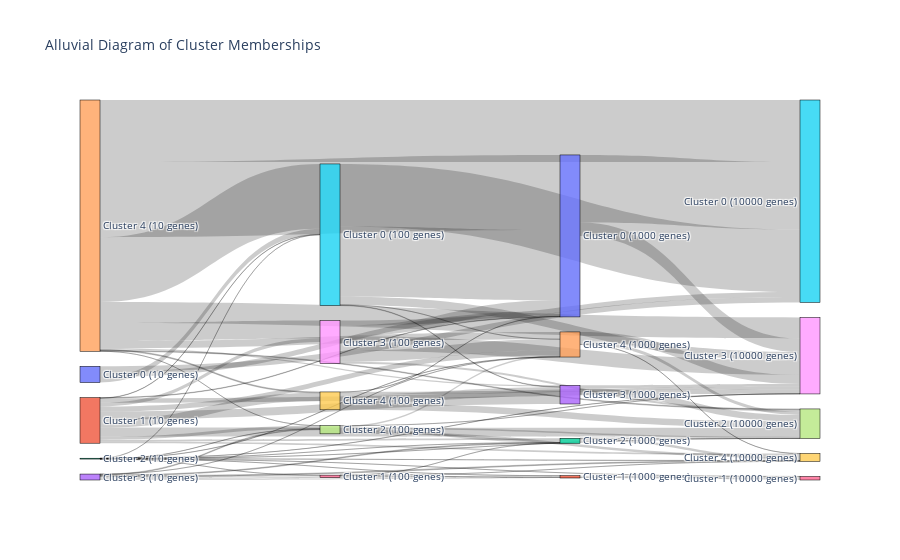

The notebook cell this image was saved under:
### Code cell
import plotly.graph_objects as go

# Prepare data for the Sankey diagram
labels = []
for n_genes in gene_counts:
    for cluster_num in range(n_clusters):
        labels.append(f'Cluster {cluster_num} ({n_genes} genes)')

source = []  # Source nodes
target = []  # Target nodes
value = []   # Values (number of samples moving between clusters)

# Create contingency tables and fill in source, target, and value
for i, n_genes_1 in enumerate(gene_counts):
    for j, n_genes_2 in enumerate(gene_counts):
        if i < j:
            contingency_table = pd.crosstab(
                clustering_results[n_genes_1],
                clustering_results[n_genes_2]
            )
            # Populate source, target, and value
            for k in range(contingency_table.shape[0]):  # Rows from first result
                for l in range(contingency_table.shape[1]):  # Columns from second result
                    if contingency_table.iat[k, l] > 0:
                        source.append(k + i * n_clusters)  # Offset by cluster index for first gene count
                        target.append(l + j * n_clusters)  # Offset by cluster index for second gene count
                        value.append(contingency_table.iat[k, l])  # The number of samples

# Create the Sankey diagram
fig = go.Figure(go.Sankey(
    node=dict(
        pad=15,
        thickness=20,
        line=dict(color="black", width=0.5),
        label=labels
    ),
    link=dict(
        source=source,
        target=target,
        value=value
    )
))

fig.update_layout(title_text="Alluvial Diagram of Cluster Memberships", font_size=10)
fig.show()

### Figure 1 — Plotly figure (JSON) as saved in the notebook; plotly's stock layout.template omitted (floating-point values rounded to 4 significant figures)
{"data": [{"link": {"source": [0, 1, 1, 1, 1, 2, 2, 2, 3, 3, 4, 4, 4, 4, 0, 1, 1, 1, 1, 2, 2, 2, 3, 3, 3, 4, 4, 4, 0, 1, 1, 1, 2, 2, 2, 2, 3, 3, 4, 4, 4, 5, 5, 5, 6, 6, 7, 7, 8, 8, 9, 9, 5, 5, 6, 6, 7, 7, 7, 8, 8, 8, 9, 9, 10, 10, 11, 12, 12, 13, 13, 14, 14, 14], "target": [5, 5, 7, 8, 9, 5, 6, 7, 6, 7, 5, 7, 8, 9, 10, 10, 12, 13, 14, 11, 12, 14, 11, 12, 14, 10, 13, 14, 15, 17, 18, 19, 16, 17, 18, 19, 16, 19, 15, 17, 18, 10, 13, 14, 11, 12, 12, 14, 10, 14, 10, 13, 15, 18, 16, 19, 17, 18, 19, 15, 17, 18, 17, 18, 15, 18, 16, 17, 19, 17, 18, 17, 18, 19], "value": [96, 6, 56, 65, 142, 2, 1, 2, 21, 14, 1148, 1, 316, 16, 96, 8, 31, 140, 90, 1, 1, 3, 20, 14, 1, 1328, 25, 128, 96, 160, 78, 31, 1, 1, 2, 1, 20, 15, 1097, 13, 371, 1241, 9, 2, 21, 1, 45, 28, 189, 192, 2, 156, 1106, 146, 21, 1, 25, 2, 46, 87, 34, 260, 115, 43, 1193, 239, 21, 1, 45, 115, 50, 58, 162, 2]}, "node": {"label": ["Cluster 0 (10 genes)", "Cluster 1 (10 genes)", "Cluster 2 (10 genes)", "Cluster 3 (10 genes)", "Cluster 4 (10 genes)", "Cluster 0 (100 genes)", "Cluster 1 (100 genes)", "Cluster 2 (100 genes)", "Cluster 3 (100 genes)", "Cluster 4 (100 genes)", "Cluster 0 (1000 genes)", "Cluster 1 (1000 genes)", "Cluster 2 (1000 genes)", "Cluster 3 (1000 genes)", "Cluster 4 (1000 genes)", "Cluster 0 (10000 genes)", "Cluster 1 (10000 genes)", "Cluster 2 (10000 genes)", "Cluster 3 (10000 genes)", "Cluster 4 (10000 genes)"], "line": {"color": "black", "width": 0.5}, "pad": 15, "thickness": 20}, "type": "sankey"}], "layout": {"font": {"size": 10}, "title": {"text": "Alluvial Diagram of Cluster Memberships"}}}
